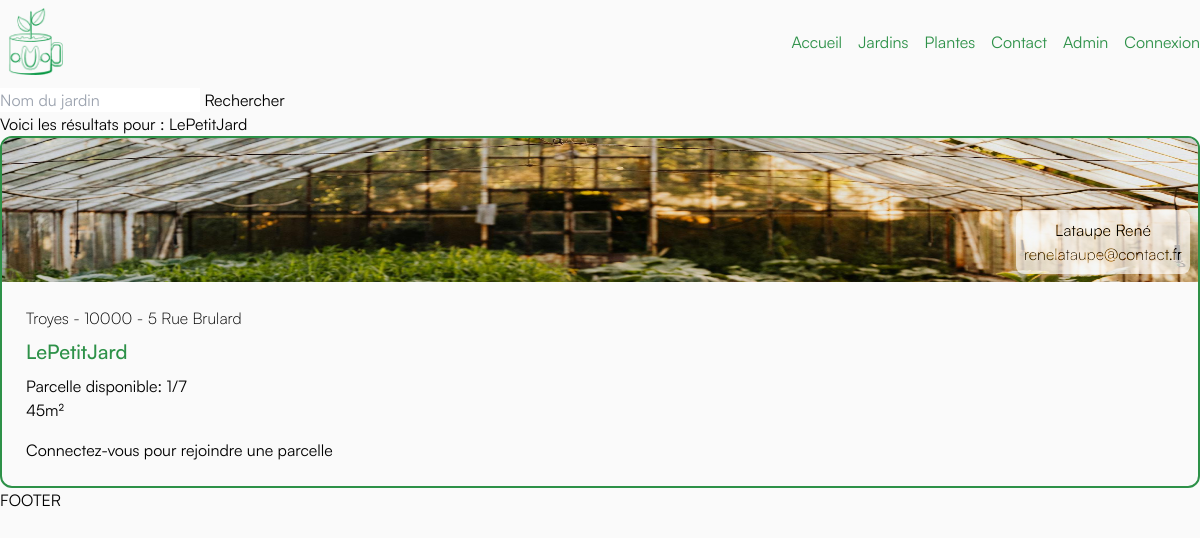
/User/resultatRechercheJardin.php?texte=LePetitJard, run on the app's committed database.
### tables this page shows
CREATE TABLE `JARDIN` (
  `idJardin` int(11) NOT NULL,
  `name` varchar(100) DEFAULT NULL,
  `ville` varchar(50) NOT NULL,
  `CP` int(10) NOT NULL,
  `adresse` varchar(100) NOT NULL,
  `taille` int(25) NOT NULL,
  `max` int(10) NOT NULL,
  `img` varchar(100) DEFAULT 'default.png',
  `ownerId` int(11) DEFAULT NULL
);

CREATE TABLE `USER` (
  `idUser` int(11) NOT NULL,
  `name` varchar(100) NOT NULL,
  `forname` varchar(100) NOT NULL,
  `email` varchar(100) DEFAULT NULL,
  `password` varchar(100) DEFAULT NULL
);

### User/resultatRechercheJardin.php (the view, shortened to what this page needs)
<?php
require_once('../assets/conf/head.inc.php');
require_once('../assets/conf/conf.inc.php');
require_once('../assets/conf/header.inc.php');
?>
<form action="/User/resultatRechercheJardin.php" method="get">
    <input type="text" name="texte" placeholder="Nom du jardin">
    <button type="submit">Rechercher</button>
</form>
<?php
try {
    if (isset($_GET['texte']) && !empty($_GET['texte'])) {
        $nom = htmlspecialchars($_GET['texte']);
        echo "<p>Voici les résultats pour : $nom</p>";
        $req = $db->prepare('SELECT JARDIN.idJardin, JARDIN.ownerId, JARDIN.name AS jardinName, JARDIN.ville, JARDIN.CP, JARDIN.adresse, JARDIN.taille, JARDIN.max, JARDIN.img, USER.name AS userName, USER.forname AS userForname, USER.email AS userEmail, COUNT(PARCELLE.idParcelle) AS countParcelles
            FROM JARDIN
            INNER JOIN USER ON JARDIN.ownerId = USER.idUser
            LEFT JOIN PARCELLE ON PARCELLE.jardinId = JARDIN.idJardin
            WHERE JARDIN.name LIKE :Jnom
            GROUP BY JARDIN.idJardin');
        $searchTerm = '%' . $nom . '%';
        $req->bindParam(':Jnom', $searchTerm, PDO::PARAM_STR);
        $req->execute();
        $jardins = $req->fetchAll();
        echo '<div class="flex flex-col gap-8">';
        foreach ($jardins as $jardin) {
            echo '<div class="relative border-2 border-main rounded-xl overflow-hidden">';
            echo '<div class="relative overflow-hidden h-36 w-full">';
            echo '<img class="w-full h-full" src="/assets/Uploads/' . htmlspecialchars($jardin['img']) . '"></img>';
            echo '<div class="absolute bottom-2 right-2 flex p-2 bg-grey bg-opacity-50 rounded-lg mix-blend-hard-light flex-col center items-center">';
            if (!empty($jardin['userName']) && !empty($jardin['userForname']) && !empty($jardin['userEmail'])) {
                echo '<p>' . htmlspecialchars($jardin['userName']) . ' ' . htmlspecialchars($jardin['userForname']) . '</p>';
                echo '<p class="satoshi-light">' . htmlspecialchars($jardin['userEmail']) . '</p>';
            } else {
                echo '<p>Responsable: Inconnu</p>';
            }
            echo '</div>';
            echo '</div>';
            echo '<div class="p-6 relative block">';
            echo '<p class="satoshi-light">' . htmlspecialchars($jardin['ville']) . ' - ' . htmlspecialchars($jardin['CP']) . ' - ' . htmlspecialchars($jardin['adresse']) . '</p>';
            echo '<p class="text-xl text-main satoshi-medium py-2">' . htmlspecialchars($jardin['jardinName']) . '</p>';
            echo '<p>Parcelle disponible: ' . htmlspecialchars($jardin['countParcelles']) . '/' . htmlspecialchars($jardin['max']) . '</p>';
            echo '<p class="pb-4">' . htmlspecialchars($jardin['taille']) . 'm²</p>';
            if (!empty($_SESSION['id'])) {
                if ($jardin['countParcelles'] < $jardin['max'] && $jardin['ownerId'] != $_SESSION['id'] && $jardin['countParcelles'] > 0) {
                    echo '<a class="button-primary" href="rejoindreJardin.php?idJardin=' . htmlspecialchars($jardin['idJardin']) . '&idUser=' . htmlspecialchars($_SESSION['id']) . '">Rejoindre</a>';
                } else {
                    echo '<span>Parcelles pleines</span>';
                }
            } else {
                echo '<span>Connectez-vous pour rejoindre une parcelle</span>';
            }
            echo '</div>';
            echo '</div>';
        }
        echo '</div>';
    }
} catch (PDOException $e) {
    echo 'Erreur lors de la récupération des jardins: ' . $e->getMessage();
}
?>
<?php
require_once('../assets/conf/footer.inc.php');
?>

### assets/conf/head.inc.php (shortened to what this page needs)
<head>
    <script src="https://cdn.tailwindcss.com"></script>
        <link rel="stylesheet" href="/assets/css/style.css">
</head>

### assets/conf/header.inc.php
<header class="fixed top-0 h-fit py-2 bg-bg w-full z-10">
        <?php
        require_once('menu.inc.php');
        ?>
</header>

### assets/conf/menu.inc.php (shortened to what this page needs)
<nav class=" flex center w-ful">
    <div>
        <img src="/assets/img/logo.png" alt="">
    </div>
    <div class="flex justify-end items-center gap-4 w-full text-main">
        <a href="/index.php">Accueil</a>
        <a href="/Jardin/jardinList.php">Jardins</a>
        <a href="/Plante/planteList.php">Plantes</a>
        <a href="/contact.php">Contact</a>
        <a href="/admin/admin.php">Admin</a>
        <?php if (isset($_SESSION['nom']) && isset($_SESSION['prenom']) && isset($_SESSION['id'])): ?>
            <span>
                <?php echo htmlspecialchars($_SESSION['nom']) . ' ' . htmlspecialchars($_SESSION['prenom']); ?>
            </span>
            <a href="/User/deconnexion.php">Déconnexion</a>
            <a href="/User/profil.php">Profil</a>
        <?php else: ?>
            <a href="/User/userConnexion.php">Connexion</a>
        <?php endif; ?>
    </div>
</nav>

### assets/conf/footer.inc.php
<footer>
    <span>FOOTER</span>
</footer>

### assets/css/style.css (style rules this page uses)
* { box-sizing: border-box; padding: 0; margin: 0; }
.satoshi-light { font-family: 'Satoshi-Light'; }
.satoshi-medium { font-family: 'Satoshi-Medium'; }

### data on the page
jardin: img (picture), ownerId.name "Lataupe", ownerId.forname "René", ownerId.email "renelataupe@contact.fr", ville "Troyes", CP "10000", adresse "5 Rue Brulard", name "LePetitJard", countParcelles "1", max "7", taille "45"

### other printed values
$nom "LePetitJard"
